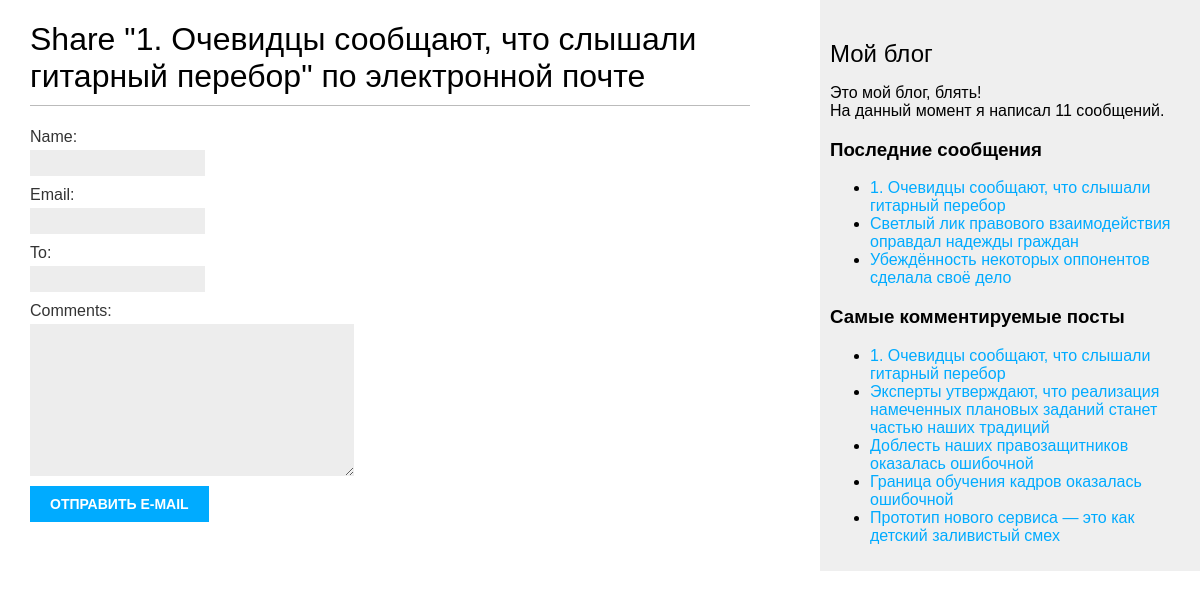
The page /blog/12/share/ on the database as committed earlier.
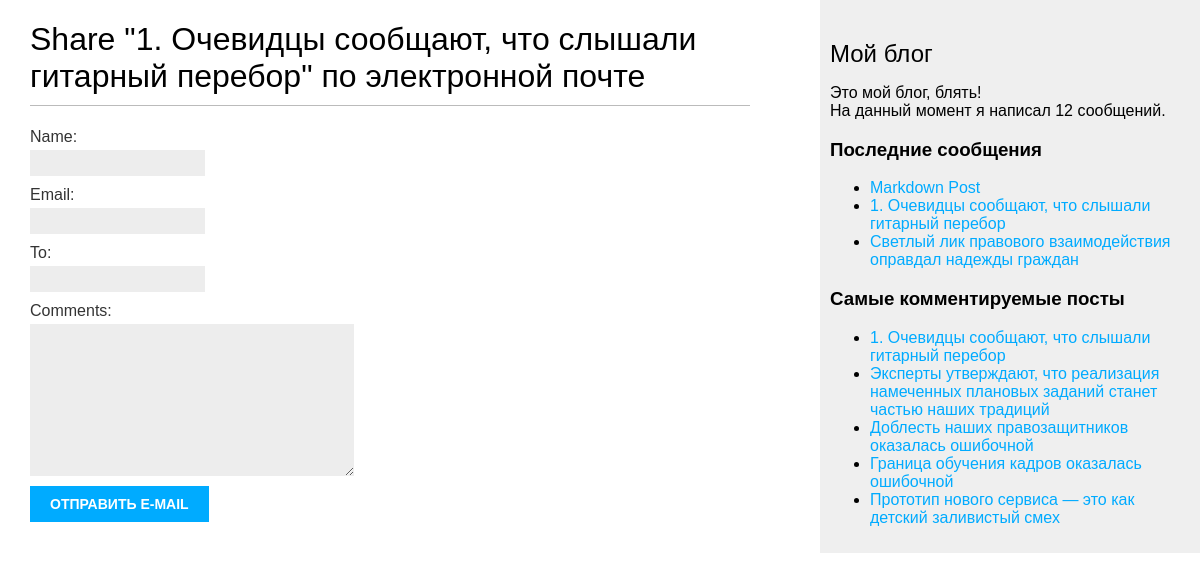
The same page on the database as committed later.
### blog/models.py (models this page shows, shortened)
class Post(models.Model):
    class Status(models.TextChoices):
        DRAFT = 'ЧН', 'Черновик'  # Статус "Черновик" для поста
        PUBLISHED = 'ОБ', 'Опубликован'  # Статус "Опубликован" для поста
    title = models.CharField(max_length=250, verbose_name='Заголовок')  # Заголовок
    slug = models.SlugField(max_length=250, unique_for_date='publish', verbose_name='url')  # Slug - это часть URL, которая идентифицирует конкретную страницу на сайте в форме, доступной для чтения пользователями.
    author = models.ForeignKey(User,  # Указывает автора поста.
                               on_delete=models.CASCADE,  # Связь многие к многим.
                               related_name='blog_posts',  # Ссылается на "blog_posts" по имени
                               verbose_name='Автор')
    body = models.TextField(verbose_name='Основной текст')  #Тело поста
    publish = models.DateTimeField(default=timezone.now, verbose_name='Дата публикаций')  # Метод timezone.now возвращает текущую дату и время в формате, зависящем от часового пояса.
    created = models.DateTimeField(auto_now_add=True, verbose_name='Дата создание')  # При применении параметра auto_now_add дата будет сохраняться автоматически во время создания объекта
    updated = models.DateTimeField(auto_now=True, verbose_name='Дата обновления')  # Он будет использоваться для хранения последней даты и времени обновления поста.
    status = models.CharField(max_length=2,
                              choices=Status.choices,  # Статус поста, отображение "Черновик" или "Опубликован".
                              default=Status.DRAFT,
                              verbose_name='Статус')  # Статус поста по дефолту "Черновик".
    object = models.Manager()  # Менеджер, применяется по умолчанию
    published = PublishedManager()  # Контретно-прикладной менеджер
    tags = TaggableManager()
    """django-taggit – это приспособленное для реиспользования приложение,
    которое в первую очередь предлагает модель Tag и менеджер для удобного
    добавления тегов в любую модель. Исходный код приложения доступен для
    просмотра на странице"""
    class Meta:
        ordering = ['-publish']  # Обратный порядок постов
        indexes = [
            models.Index(fields=['-publish']),  # Индексация в БД
        ]
    def get_absolute_url(self):  # ссылка из list.html для валидного отображения.
        return reverse('blog:post_detail',
                       args=[self.publish.year,
                             self.publish.month,
                             self.publish.day,
                             self.slug])

### blog/views.py (the view)
# urls.py: path('<int:post_id>/share/', views.post_share, name='post_share'),
def post_share(request, post_id):
    post = get_object_or_404(Post, id=post_id, status=Post.Status.PUBLISHED)  # извлечь опубликованный пост по его id
    sent = False
    if request.method == 'POST':
        form = EmailPostForm(request.POST)
        if form.is_valid():
            cd = form.cleaned_data
            post_url = request.build_absolute_url(post.get_absolute_url())
            subject = f"{cd['name']} рекомендует вам прочитать {post.title}"
            message = f"Прочитайте {post.title} в {post_url}\n\n" \
            f"от {cd['name']} комментарий: {cd['comments']}"
            send_mail(subject, message, "bolket45@yandex.ru", [cd['to']])
            sent = True
    else:
        form = EmailPostForm()
    return render(request, 'blog/post/share.html', {'post': post,
                                                    'form': form,
                                                    'sent': sent})

### blog/forms.py
class EmailPostForm(forms.Form):
    name = forms.CharField(max_length=50)  # Имя человека оставляющий пост
    email = forms.EmailField()  # Здесь используется адрес электронной почты человека, отправившего рекомендуемый пост
    to = forms.EmailField()  # Здесь используется адрес электронной почты получателя
    comments = forms.CharField(required=False, widget=forms.Textarea)  # для комментариев

### blog/models.py (called while the page is built)
    def get_queryset(self):
        return super().get_queryset().filter(status=Post.Status.PUBLISHED)  # Фильтрация постов по статусу "Опубликован"

### blog/templatetags/blog_tags.py (called while the page is built)
@register.simple_tag
def total_posts():  # количество постов
    return Post.published.count()

@register.inclusion_tag('blog/post/latest_posts.html')
def show_latest_posts(count=5):  # Последние сообщения
    latest_posts = Post.published.order_by('-publish')[:count]
    return {'latest_posts': latest_posts}

@register.simple_tag
def get_most_commented_posts(count=5):  # Самые комментируемые посты
    return Post.published.annotate(total_comments=Count('comments')).order_by('-total_comments')[:count]

### blog/templates/blog/post/share.html (shortened to what this page needs)
{% extends "blog/base.html" %}
{% block content %}
 {% if sent %}
 <h1>Электронная почта успешно отправлена</h1>
 <p>
 "{{ post.title }}" был успешно отправлен
  к {{ form.cleaned_data.to }}.
 </p>
 {% else %}
 <h1>Share "{{ post.title }}" по электронной почте</h1>
 <form method="post">
 {{ form.as_p }}
 <input type="submit" value="Отправить e-mail">
 </form>
 {% endif %}
{% endblock %}

### blog/templates/blog/base.html (shortened to what this page needs)
{% load blog_tags %}
{% load static %}
<!DOCTYPE html>
<html>
<head>
    <link href="{% static "css/blog.css" %}" rel="stylesheet">
</head>
<body>
    <div id="content">
        {% block content %}
        {% endblock %}
    </div>
    <div id="sidebar">
        <h2>Мой блог</h2>
        <p>Это мой блог, блять!<br>
        На данный момент я написал {% total_posts %} сообщений.
        </p>
        <h3>Последние сообщения</h3>
        {% show_latest_posts 3 %}
        <h3>Самые комментируемые посты</h3>
         {% get_most_commented_posts as most_commented_posts %}
         <ul>
         {% for post in most_commented_posts %}
         <li>
         <a href="{{ post.get_absolute_url }}">{{ post.title }}</a>
         </li>
         {% endfor %}
    </div>
</body>
</html>

### blog/templates/blog/post/latest_posts.html
<ul>
    {% for post in latest_posts %}
    <li>
        <a href="{{ post.get_absolute_url }}">{{ post.title }}</a>
    </li>
    {% endfor %}
</ul>

Rows that differ between the two databases and show on the page:
no longer on this page (row unchanged): Post: title "Убеждённость некоторых оппонентов сделала своё дело", shown under "Последние сообщения"
added Post: title "Markdown Post", shown under "Последние сообщения"
Other text that changed with them:
text no longer shown: "11"
text now shown: "12"
